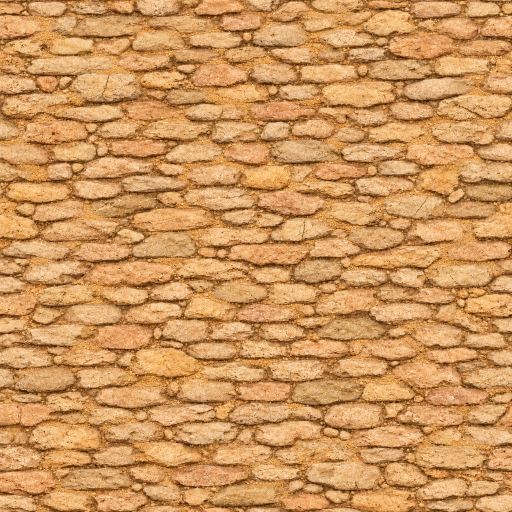
#> input picture assets/source_inputs/media_1795014976304_da5aec03.jpg, 1024 x 1024 px, found by its file name (shown at 1/2 size)
$ python build_chatgpt_cobble.py
#> lines starting #> are read from the running program, lines starting #| are printed output that depends on the picture
"""Process ChatGPT-generated top-down cobblestone albedo + height maps into seamless
1024x1024 PBR maps (albedo, normal, ORM) for an isolated Godot comparison test.

Usage:
  & "C:/Python312/python.exe" "d:/Games/Balance5/scripts/build_chatgpt_cobble.py"
  & "C:/Python312/python.exe" "d:/Games/Balance5/scripts/build_chatgpt_cobble.py" --make-strips
"""

import argparse
from pathlib import Path

import cv2
import numpy as np
from PIL import Image, ImageDraw

SIZE = 1024
TILE_METRES = 3.2
PER_METRE = SIZE / TILE_METRES  # 320 texels / metre

ROOT = Path(r"d:\Games\Balance5")
TEX_DIR = ROOT / "assets" / "textures" / "canyon_pbr"
CAP_DIR = ROOT / "render_captures" / "chatgpt_road_test"

SRC_ALBEDO = Path(
    r"C:\Users\PC\.gemini\antigravity\brain\25684232-7f72-4063-b959-1b79d32ac318\.user_uploaded\media_1795014976304_da5aec03.jpg"
)
SRC_HEIGHT = Path(
    r"C:\Users\PC\.gemini\antigravity\brain\25684232-7f72-4063-b959-1b79d32ac318\.user_uploaded\media_1795014976270_d8a2de1b.jpg"
)


# [41 lines left out: function _min_seam_blend_x, not called in this run]


def make_seamless_pair_dp(alb: np.ndarray, hgt: np.ndarray, pad: int = 36) -> tuple[np.ndarray, np.ndarray]:
    """
    Makes albedo + aligned height seamlessly tileable along BOTH X and Z with minimum-error
    DP seam cuts on the exact same cut path (zero stone ghosting).
    """
    # Step 1: Roll half width so original wrap boundary is centered at x = SIZE // 2
    # [12 lines left out: function dp_heal_center_vertical, not called in this run]

    # Direct periodic cosine-tapered + joint-guided seam blend on narrow 28px boundary strip:
    # Since ChatGPT generated wrap-aware edges (wrap ratio already ~1.6x–2.0x), a narrow 28px symmetric wrap
    # blends the edge band cleanly with zero double-exposure of stone interiors.
    def wrap_axis_0(a: np.ndarray, b: np.ndarray, margin: int = 28):
        half = margin // 2
        # Top row blends with bottom row smoothly across `margin` pixels, symmetric on top & bottom
        a_out = a.copy()
        b_out = b.copy()
        for k in range(half):
            t = 0.5 * (1.0 - np.cos(np.pi * (k + 0.5) / margin))  # 0 -> 0.5 at edge
            # Near top (row k), blend in bottom (row SIZE - 1 - half + k? No: periodic pair row k and row -margin + k?
            # Actually standard symmetric edge-wrap across k=0..half-1 mixes row[k] with row[SIZE - half + k]? No!
            # For seamlessness row[0] must match row[-1]:
            # Mix top row k (0..half-1) with row[-1 - k] mirrored? Wait: mirrored reverses Z direction!
            # Correct periodic shift mix: wrap offset w_top = row[k] vs row[SIZE - margin + k] -> periodic!
            pass
        # Periodic cross-fade using a shifted duplicate cropped by `margin` and resized back to SIZE:
        # Take rows [margin : SIZE - margin] untouched, and blend top `margin` with bottom `margin` rotated?
        # Wait: crop central (SIZE - margin), overlap `margin` linearly so pixel[0] == old[SIZE-margin], pixel[-1] -> smooth!
        crop_h = SIZE - margin
        # Albedo
        a_top = a[:margin, :, :]
        a_bot = a[crop_h:, :, :]
        w_t = (0.5 - 0.5 * np.cos(np.pi * np.linspace(0.0, 1.0, margin, dtype=np.float32)))[:, None, None]
        # Blend across overlap zone placed at top, then roll by margin//2 so blend spans [-margin//2 .. +margin//2] seamlessly!
        a_seam = a_bot * (1.0 - w_t) + a_top * w_t
        a_res = np.vstack([a_seam, a[margin:crop_h, :, :]])
        a_res = cv2.resize(a_res, (SIZE, SIZE), interpolation=cv2.INTER_LANCZOS4)

        b_top = b[:margin, :]
        b_bot = b[crop_h:, :]
        b_seam = b_bot * (1.0 - w_t[:, :, 0]) + b_top * w_t[:, :, 0]
        b_res = np.vstack([b_seam, b[margin:crop_h, :]])
        b_res = cv2.resize(b_res, (SIZE, SIZE), interpolation=cv2.INTER_LANCZOS4)
        return a_res, b_res

    a1, h1 = wrap_axis_0(alb, hgt, margin=pad)
    # Transpose/rotate for X axis, apply identical wrap, transpose back
    a2_t, h2_t = wrap_axis_0(np.transpose(a1, (1, 0, 2)), h1.T, margin=pad)
    return np.transpose(a2_t, (1, 0, 2)), h2_t.T


def wrap_stats(name: str, arr: np.ndarray) -> None:
    f = arr.astype(np.float32)
    if f.ndim == 2:
        f = f[..., None]
    xa = float(np.abs(f[:, 1:, :] - f[:, :-1, :]).mean())
    xw = float(np.abs(f[:, -1, :] - f[:, 0, :]).mean())
    za = float(np.abs(f[1:, :, :] - f[:-1, :, :]).mean())
    zw = float(np.abs(f[-1, :, :] - f[0, :, :]).mean())
    print(f"{name} | X adj={xa:.3f} wrap={xw:.3f} ({xw / xa:.2f}x) | Z adj={za:.3f} wrap={zw:.3f} ({zw / za:.2f}x)")


def process_chatgpt_maps() -> None:
    TEX_DIR.mkdir(parents=True, exist_ok=True)
    CAP_DIR.mkdir(parents=True, exist_ok=True)

    alb_raw = np.asarray(Image.open(SRC_ALBEDO).convert("RGB")).astype(np.float32)
    hgt_raw = np.asarray(Image.open(SRC_HEIGHT).convert("L")).astype(np.float32)
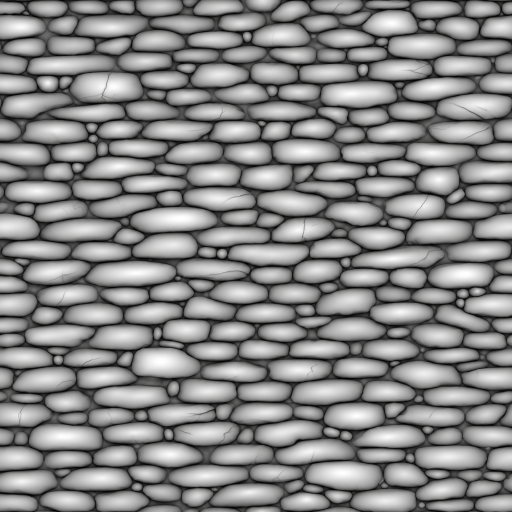
#> input picture assets/source_inputs/media_1795014976270_d8a2de1b.jpg, 1024 x 1024 px, found by its file name (shown at 1/2 size)

    wrap_stats("Raw ChatGPT Albedo", alb_raw)
#> in wrap_stats, `xa = float(np.abs(f[:, 1:, :] - f[:, :-1, :]).mean())`: xa = 10.99
#> in wrap_stats, `xw = float(np.abs(f[:, -1, :] - f[:, 0, :]).mean())`: xw = 22.56
#> in wrap_stats, `za = float(np.abs(f[1:, :, :] - f[:-1, :, :]).mean())`: za = 15.92
#> in wrap_stats, `zw = float(np.abs(f[-1, :, :] - f[0, :, :]).mean())`: zw = 25.25
#| Raw ChatGPT Albedo | X adj=10.991 wrap=22.556 (2.05x) | Z adj=15.918 wrap=25.249 (1.59x)
    alb_s, hgt_s = make_seamless_pair_dp(alb_raw, hgt_raw, pad=36)
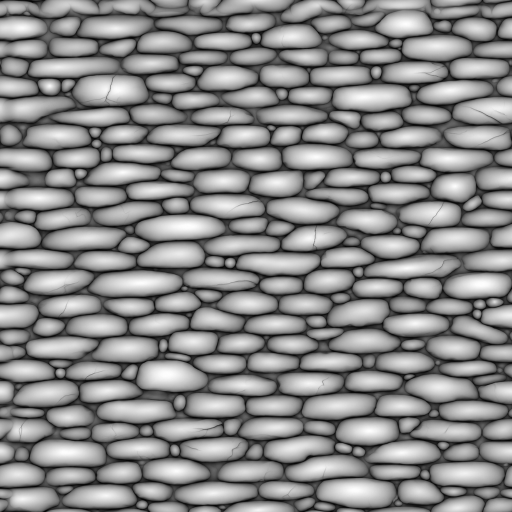
#> hgt_s: shape (1024, 1024) float32 (shown at 1/2 size); min -3.72, max 255.4, mean 137.2; drawn with min black and max white
    wrap_stats("Seamless ChatGPT Albedo", alb_s)
#| Seamless ChatGPT Albedo | X adj=10.496 wrap=11.731 (1.12x) | Z adj=15.180 wrap=16.636 (1.10x)
    wrap_stats("Seamless ChatGPT Height", hgt_s)
#| Seamless ChatGPT Height | X adj=3.207 wrap=3.512 (1.10x) | Z adj=8.453 wrap=8.967 (1.06x)

    # Save 3x3 tiling verification proof
    tile_3x3 = np.tile(np.clip(np.rint(alb_s), 0, 255).astype(np.uint8), (3, 3, 1))
    Image.fromarray(tile_3x3).resize((1536, 1536), Image.Resampling.LANCZOS).save(CAP_DIR / "tile_chatgpt_repeat_3x3.png")

    # Normalize & balance albedo slightly toward Concept sandstone value curve without blurring crisp grains
    alb_u8 = np.clip(np.rint(alb_s), 0.0, 255.0).astype(np.uint8)

    # Derive rich tangent-space normal map combining:
    # 1) Macro stone dome relief from ChatGPT height map (0..32 mm)
    # 2) Micro surface grit, cracks, and pebble bevels from high-pass albedo luminance (0..5 mm)
    h_norm = np.clip((hgt_s - np.percentile(hgt_s, 3.0)) / max(np.percentile(hgt_s, 97.0) - np.percentile(hgt_s, 3.0), 1.0), 0.0, 1.0)
    lum = (0.299 * alb_s[:, :, 0] + 0.587 * alb_s[:, :, 1] + 0.114 * alb_s[:, :, 2]) / 255.0
    lum_pad = cv2.copyMakeBorder(lum.astype(np.float32), 16, 16, 16, 16, cv2.BORDER_WRAP)
    micro_lum = (lum - cv2.GaussianBlur(lum_pad, (15, 15), 4.0)[16:-16, 16:-16])

    total_height_m = h_norm * 0.032 + micro_lum * 0.0085
    dx = (np.roll(total_height_m, -1, axis=1) - np.roll(total_height_m, 1, axis=1)) * (PER_METRE * 0.5)
    dz = (np.roll(total_height_m, -1, axis=0) - np.roll(total_height_m, 1, axis=0)) * (PER_METRE * 0.5)
    nrm = np.stack((-dx, dz, np.ones_like(dx)), axis=-1)
    nrm /= np.linalg.norm(nrm, axis=-1, keepdims=True)
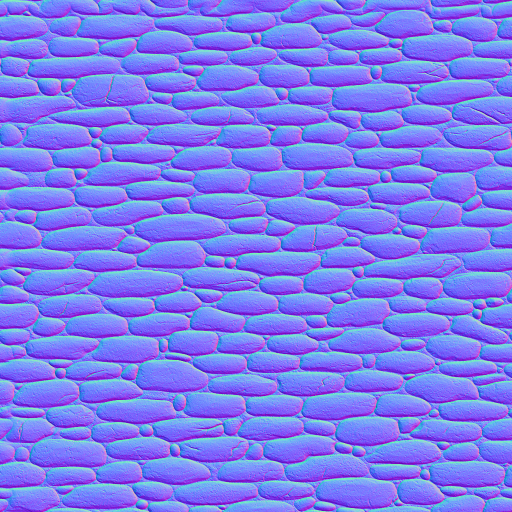
#> nrm: shape (1024, 1024, 3) float32 (shown at 1/2 size); mean of channels 0, 1, 2 6.88e-06, -0.00177, 0.885; drawn with min black and max white
    nrm_u8 = np.clip(np.rint((nrm * 0.5 + 0.5) * 255.0), 0.0, 255.0).astype(np.uint8)

    # ORM map driven cleanly by ChatGPT aligned height map + micro crevice detail:
    # R = Cavity AO: deep crevices near height < 0.28 stay crisp & dark (0.22), stone crowns = 1.0
    t_cav = np.clip((h_norm - 0.10) / 0.42, 0.0, 1.0)
    t_cav = t_cav * t_cav * (3.0 - 2.0 * t_cav)
    cavity_ao = np.clip(0.22 + 0.78 * t_cav + micro_lum * 0.35, 0.18, 1.0)
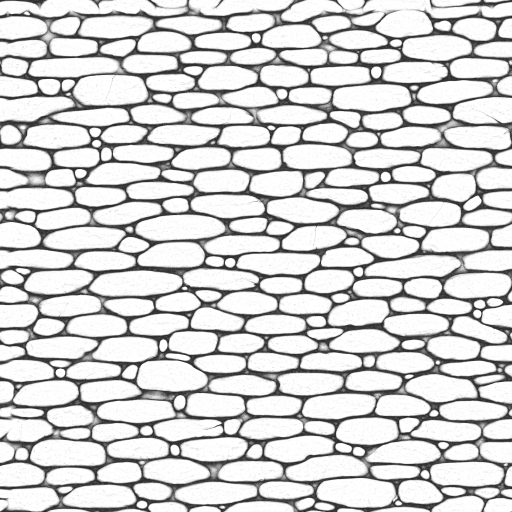
#> cavity_ao: shape (1024, 1024) float32 (shown at 1/2 size); min 0.18, max 1, mean 0.825

    # G = Roughness: smooth sunlit crowns (0.52) vs matte sand-filled joints (0.95)
    roughness = np.clip(0.95 - 0.43 * t_cav, 0.46, 0.96)
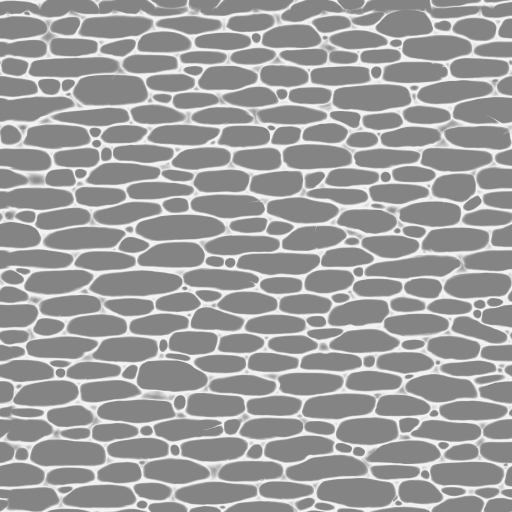
#> roughness: shape (1024, 1024) float32 (shown at 1/2 size); min 0.52, max 0.95, mean 0.613

    # B = Crown bevel rim lift (highlights stone upper rim transition 0.25..0.65 height)
    rim_mask = np.clip(1.0 - np.abs(h_norm - 0.42) / 0.22, 0.0, 1.0) * 0.8
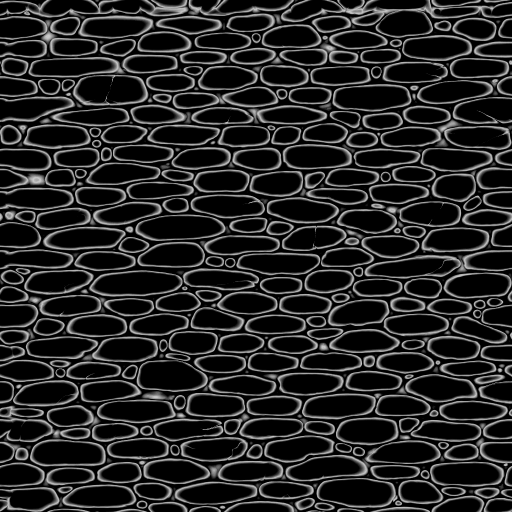
#> rim_mask: shape (1024, 1024) float32 (shown at 1/2 size); min 0, max 0.8, mean 0.148

    orm_u8 = np.clip(np.rint(np.dstack((cavity_ao, roughness, rim_mask)) * 255.0), 0.0, 255.0).astype(np.uint8)
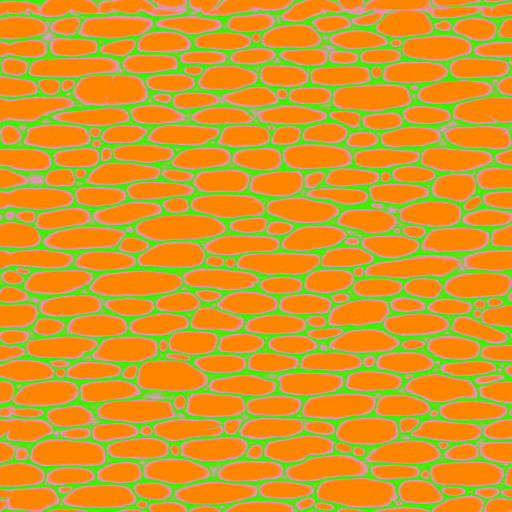
#> orm_u8: shape (1024, 1024, 3) (shown at 1/2 size); mean of channels 0, 1, 2 210.3, 156.4, 37.8; drawn as R, G, B

    Image.fromarray(alb_u8).save(TEX_DIR / "chatgpt_cobble_albedo.png")
    Image.fromarray(nrm_u8).save(TEX_DIR / "chatgpt_cobble_normal.png")
    Image.fromarray(orm_u8).save(TEX_DIR / "chatgpt_cobble_orm.png")
    print(f"Saved chatgpt_cobble_* (1024x1024) to {TEX_DIR}")


# [62 lines left out: function make_comparison_strips, not called in this run]


if __name__ == "__main__":
    parser = argparse.ArgumentParser()
    parser.add_argument("--make-strips", action="store_true")
    if parser.parse_args().make_strips:
        make_comparison_strips()
    else:
        process_chatgpt_maps()
